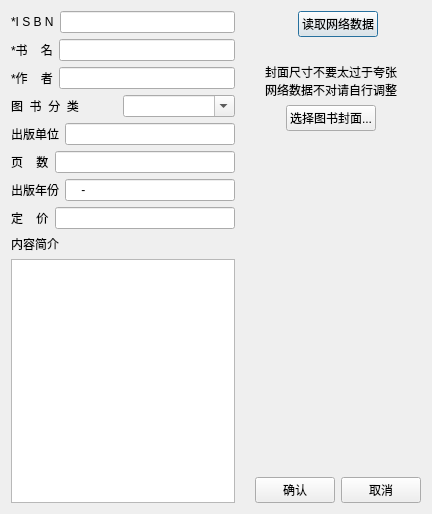
<?xml version="1.0" encoding="UTF-8"?>
<ui version="4.0">
 <class>Dialog</class>
 <widget class="QDialog" name="Dialog">
  <property name="geometry">
   <rect>
    <x>0</x>
    <y>0</y>
    <width>432</width>
    <height>514</height>
   </rect>
  </property>
  <property name="windowTitle">
   <string>新增图书档案</string>
  </property>
  <property name="windowIcon">
   <iconset>
    <normaloff>res/logo.jpg</normaloff>res/logo.jpg</iconset>
  </property>
  <property name="whatsThis">
   <string>新增图书档案</string>
  </property>
  <layout class="QHBoxLayout" name="horizontalLayout_13">
   <item>
    <layout class="QVBoxLayout" name="verticalLayout_3">
     <item>
      <layout class="QHBoxLayout" name="horizontalLayout_3">
       <item>
        <widget class="QLabel" name="label">
         <property name="text">
          <string>*I S B N</string>
         </property>
        </widget>
       </item>
       <item>
        <widget class="QLineEdit" name="lineEdit_isbn">
         <property name="inputMask">
          <string/>
         </property>
         <property name="clearButtonEnabled">
          <bool>true</bool>
         </property>
        </widget>
       </item>
      </layout>
     </item>
     <item>
      <layout class="QHBoxLayout" name="horizontalLayout_10">
       <item>
        <widget class="QLabel" name="label_8">
         <property name="text">
          <string>*书    名</string>
         </property>
        </widget>
       </item>
       <item>
        <widget class="QLineEdit" name="lineEdit_bookname">
         <property name="clearButtonEnabled">
          <bool>true</bool>
         </property>
        </widget>
       </item>
      </layout>
     </item>
     <item>
      <layout class="QHBoxLayout" name="horizontalLayout_4">
       <item>
        <widget class="QLabel" name="label_2">
         <property name="text">
          <string>*作    者</string>
         </property>
        </widget>
       </item>
       <item>
        <widget class="QLineEdit" name="lineEdit_author">
         <property name="clearButtonEnabled">
          <bool>true</bool>
         </property>
        </widget>
       </item>
      </layout>
     </item>
     <item>
      <layout class="QHBoxLayout" name="horizontalLayout_11">
       <property name="spacing">
        <number>0</number>
       </property>
       <item>
        <widget class="QLabel" name="label_11">
         <property name="text">
          <string>图  书  分  类</string>
         </property>
        </widget>
       </item>
       <item>
        <widget class="QComboBox" name="comboBox">
         <property name="editable">
          <bool>true</bool>
         </property>
        </widget>
       </item>
      </layout>
     </item>
     <item>
      <layout class="QHBoxLayout" name="horizontalLayout_5">
       <item>
        <widget class="QLabel" name="label_3">
         <property name="text">
          <string>出版单位</string>
         </property>
        </widget>
       </item>
       <item>
        <widget class="QLineEdit" name="lineEdit_publisher">
         <property name="clearButtonEnabled">
          <bool>true</bool>
         </property>
        </widget>
       </item>
      </layout>
     </item>
     <item>
      <layout class="QHBoxLayout" name="horizontalLayout_7">
       <item>
        <widget class="QLabel" name="label_5">
         <property name="text">
          <string>页    数</string>
         </property>
        </widget>
       </item>
       <item>
        <widget class="QLineEdit" name="lineEdit_pages">
         <property name="clearButtonEnabled">
          <bool>true</bool>
         </property>
        </widget>
       </item>
      </layout>
     </item>
     <item>
      <layout class="QHBoxLayout" name="horizontalLayout_6">
       <item>
        <widget class="QLabel" name="label_4">
         <property name="text">
          <string>出版年份</string>
         </property>
        </widget>
       </item>
       <item>
        <widget class="QLineEdit" name="lineEdit_pudate">
         <property name="inputMask">
          <string>9999-99</string>
         </property>
         <property name="clearButtonEnabled">
          <bool>false</bool>
         </property>
        </widget>
       </item>
      </layout>
     </item>
     <item>
      <layout class="QHBoxLayout" name="horizontalLayout_8">
       <item>
        <widget class="QLabel" name="label_6">
         <property name="text">
          <string>定    价</string>
         </property>
        </widget>
       </item>
       <item>
        <widget class="QLineEdit" name="lineEdit_price">
         <property name="clearButtonEnabled">
          <bool>true</bool>
         </property>
        </widget>
       </item>
      </layout>
     </item>
     <item>
      <widget class="QLabel" name="label_7">
       <property name="text">
        <string>内容简介</string>
       </property>
      </widget>
     </item>
     <item>
      <widget class="QTextEdit" name="textEdit_content"/>
     </item>
    </layout>
   </item>
   <item>
    <layout class="QVBoxLayout" name="verticalLayout_2">
     <item>
      <layout class="QHBoxLayout" name="horizontalLayout_9">
       <item>
        <widget class="QLabel" name="label_10">
         <property name="text">
          <string/>
         </property>
        </widget>
       </item>
       <item>
        <spacer name="horizontalSpacer_6">
         <property name="orientation">
          <enum>Qt::Horizontal</enum>
         </property>
         <property name="sizeHint" stdset="0">
          <size>
           <width>40</width>
           <height>20</height>
          </size>
         </property>
        </spacer>
       </item>
       <item>
        <widget class="QPushButton" name="pushButton_read">
         <property name="text">
          <string>读取网络数据</string>
         </property>
        </widget>
       </item>
       <item>
        <spacer name="horizontalSpacer_5">
         <property name="orientation">
          <enum>Qt::Horizontal</enum>
         </property>
         <property name="sizeHint" stdset="0">
          <size>
           <width>40</width>
           <height>20</height>
          </size>
         </property>
        </spacer>
       </item>
      </layout>
     </item>
     <item>
      <layout class="QVBoxLayout" name="verticalLayout">
       <item>
        <widget class="QLabel" name="label_pic">
         <property name="text">
          <string/>
         </property>
         <property name="pixmap">
          <pixmap>res/book.png</pixmap>
         </property>
         <property name="scaledContents">
          <bool>true</bool>
         </property>
        </widget>
       </item>
       <item>
        <layout class="QHBoxLayout" name="horizontalLayout">
         <item>
          <spacer name="horizontalSpacer">
           <property name="orientation">
            <enum>Qt::Horizontal</enum>
           </property>
           <property name="sizeHint" stdset="0">
            <size>
             <width>40</width>
             <height>20</height>
            </size>
           </property>
          </spacer>
         </item>
         <item>
          <widget class="QLabel" name="label_9">
           <property name="text">
            <string>封面尺寸不要太过于夸张
网络数据不对请自行调整</string>
           </property>
          </widget>
         </item>
         <item>
          <spacer name="horizontalSpacer_2">
           <property name="orientation">
            <enum>Qt::Horizontal</enum>
           </property>
           <property name="sizeHint" stdset="0">
            <size>
             <width>40</width>
             <height>20</height>
            </size>
           </property>
          </spacer>
         </item>
        </layout>
       </item>
       <item>
        <layout class="QHBoxLayout" name="horizontalLayout_2">
         <item>
          <spacer name="horizontalSpacer_3">
           <property name="orientation">
            <enum>Qt::Horizontal</enum>
           </property>
           <property name="sizeHint" stdset="0">
            <size>
             <width>40</width>
             <height>20</height>
            </size>
           </property>
          </spacer>
         </item>
         <item>
          <widget class="QPushButton" name="pushButton_chioce">
           <property name="text">
            <string>选择图书封面...</string>
           </property>
          </widget>
         </item>
         <item>
          <spacer name="horizontalSpacer_4">
           <property name="orientation">
            <enum>Qt::Horizontal</enum>
           </property>
           <property name="sizeHint" stdset="0">
            <size>
             <width>40</width>
             <height>20</height>
            </size>
           </property>
          </spacer>
         </item>
        </layout>
       </item>
       <item>
        <spacer name="verticalSpacer">
         <property name="orientation">
          <enum>Qt::Vertical</enum>
         </property>
         <property name="sizeHint" stdset="0">
          <size>
           <width>20</width>
           <height>40</height>
          </size>
         </property>
        </spacer>
       </item>
      </layout>
     </item>
     <item>
      <layout class="QHBoxLayout" name="horizontalLayout_12">
       <item>
        <spacer name="horizontalSpacer_7">
         <property name="orientation">
          <enum>Qt::Horizontal</enum>
         </property>
         <property name="sizeHint" stdset="0">
          <size>
           <width>40</width>
           <height>20</height>
          </size>
         </property>
        </spacer>
       </item>
       <item>
        <widget class="QPushButton" name="pushButton_ok">
         <property name="text">
          <string>确认</string>
         </property>
        </widget>
       </item>
       <item>
        <widget class="QPushButton" name="pushButton_cancel">
         <property name="text">
          <string>取消</string>
         </property>
        </widget>
       </item>
      </layout>
     </item>
    </layout>
   </item>
  </layout>
 </widget>
 <resources/>
 <connections>
  <connection>
   <sender>pushButton_ok</sender>
   <signal>clicked()</signal>
   <receiver>Dialog</receiver>
   <slot>accept()</slot>
   <hints>
    <hint type="sourcelabel">
     <x>277</x>
     <y>491</y>
    </hint>
    <hint type="destinationlabel">
     <x>287</x>
     <y>438</y>
    </hint>
   </hints>
  </connection>
  <connection>
   <sender>pushButton_cancel</sender>
   <signal>clicked()</signal>
   <receiver>Dialog</receiver>
   <slot>reject()</slot>
   <hints>
    <hint type="sourcelabel">
     <x>380</x>
     <y>483</y>
    </hint>
    <hint type="destinationlabel">
     <x>402</x>
     <y>437</y>
    </hint>
   </hints>
  </connection>
 </connections>
</ui>
